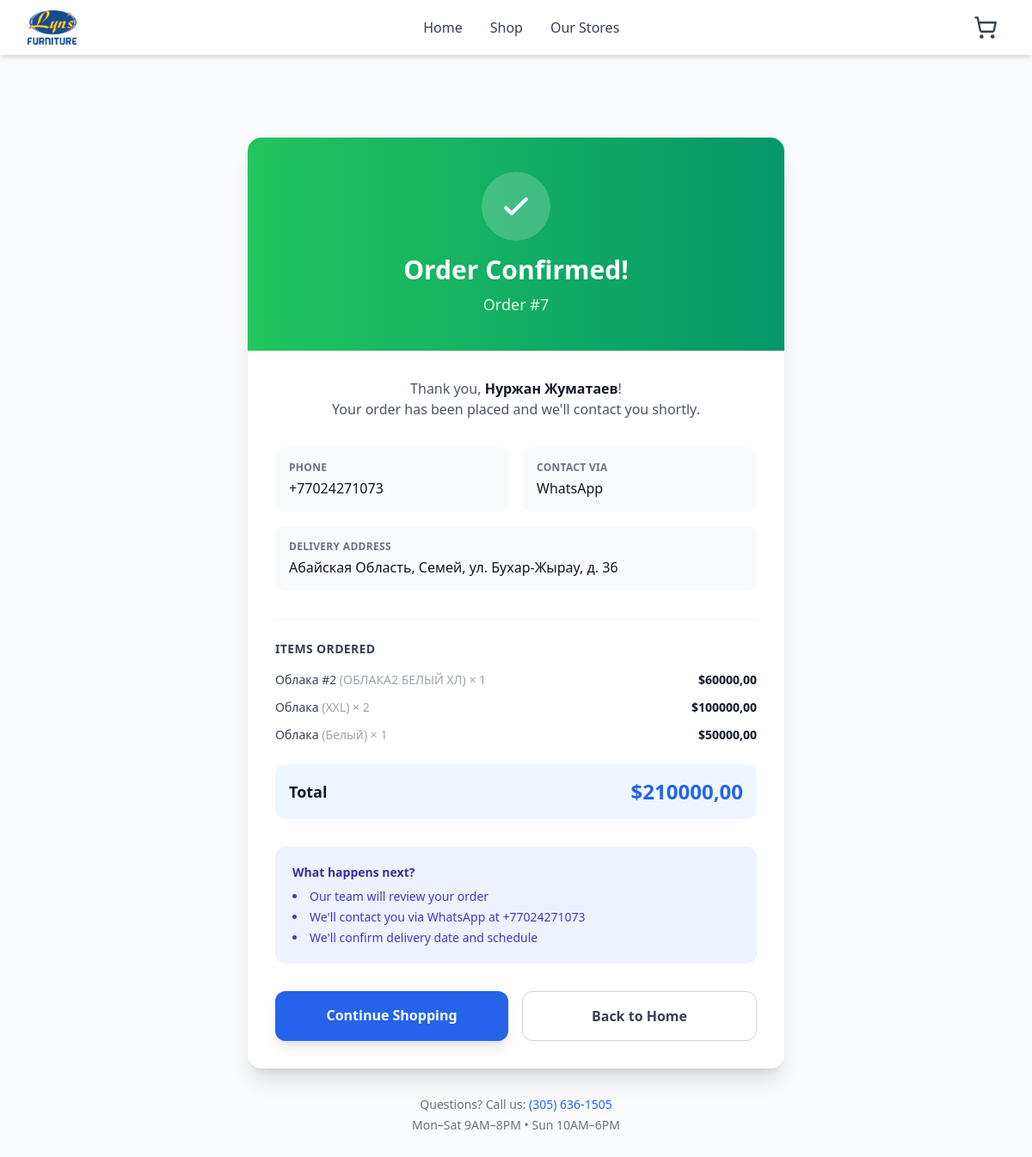
Page /orders/success/7/ on the committed database.
### orders/models.py (models this page shows, shortened)
class Order(models.Model):
    NEW = 'new'
    PROCESSING = 'processing'
    COMPLETED = 'completed'
    STATUS_CHOICES = [
        (NEW, _('Новый')),
        (PROCESSING, _('В обработке')),
        (COMPLETED, _('Завершен')),
    ]
    WHATSAPP = 'whatsapp'
    TELEGRAM = 'telegram'
    EMAIL = 'email'
    CONTACT_METHOD_CHOICES = [
        (WHATSAPP, _('WhatsApp')),
        (TELEGRAM, _('Telegram')),
        (EMAIL, _('Email')),
    ]
    full_name = models.CharField(
        max_length=200,
        verbose_name=_('ФИО')
    )
    email = models.EmailField(
        verbose_name=_('Email')
    )
    phone = models.CharField(
        max_length=20,
        verbose_name=_('Телефон')
    )
    contact_method = models.CharField(
        max_length=20,
        choices=CONTACT_METHOD_CHOICES,
        default=WHATSAPP,
        verbose_name=_('Способ связи')
    )
    region = models.CharField(
        max_length=100,
        verbose_name=_('Область')
    )
    city = models.CharField(
        max_length=100,
        verbose_name=_('Город')
    )
    street = models.CharField(
        max_length=200,
        verbose_name=_('Улица')
    )
    house = models.CharField(
        max_length=20,
        verbose_name=_('Дом')
    )
    building = models.CharField(
        max_length=20,
        blank=True,
        verbose_name=_('Корпус')
    )
    apartment = models.CharField(
        max_length=20,
        blank=True,
        verbose_name=_('Квартира')
    )
    total_price = models.DecimalField(
        max_digits=10,
        decimal_places=2,
        verbose_name=_('Общая сумма (тенге)')
    )
    status = models.CharField(
        max_length=20,
        choices=STATUS_CHOICES,
        default=NEW,
        verbose_name=_('Статус')
    )
    created_at = models.DateTimeField(
        auto_now_add=True,
        verbose_name=_('Дата создания')
    )
    updated_at = models.DateTimeField(
        auto_now=True,
        verbose_name=_('Дата обновления')
    )
    class Meta:
        verbose_name = _('Заказ')
        verbose_name_plural = _('Заказы')
        ordering = ['-created_at']
    def get_full_address(self):
        address_parts = [
            self.region,
            self.city,
            self.street,
            f'д. {self.house}'
        ]
        if self.building:
            address_parts.append(f'корп. {self.building}')
        if self.apartment:
            address_parts.append(f'кв. {self.apartment}')
        return ', '.join(address_parts)

class OrderItem(models.Model):
    order = models.ForeignKey(
        Order,
        on_delete=models.CASCADE,
        related_name='items',
        verbose_name=_('Заказ')
    )
    product = models.ForeignKey(
        Product,
        on_delete=models.PROTECT,
        verbose_name=_('Товар')
    )
    price = models.DecimalField(
        max_digits=10,
        decimal_places=2,
        verbose_name=_('Цена (тенге)')
    )
    quantity = models.PositiveIntegerField(
        default=1,
        verbose_name=_('Количество')
    )
    variant_display_name = models.CharField(
        max_length=200,
        blank=True,
        verbose_name=_('Вариант (Цвет/Размер)')
    )
    class Meta:
        verbose_name = _('Товар в заказе')
        verbose_name_plural = _('Товары в заказе')
    def get_total_price(self):
        return self.price * self.quantity

### catalog/models.py (models this page shows, shortened)
class Product(models.Model):
    IN_STOCK = 'in_stock'
    ON_ORDER = 'on_order'
    BEST_SELLER = 'best_seller'
    NEW_ARRIVAL = 'new_arrival'
    HOT_DEAL = 'hot_deal'
    LIMITED_STOCK = 'limited_stock'
    STATUS_CHOICES = [
        (IN_STOCK, _('In Stock')),
        (ON_ORDER, _('On Order')),
        (BEST_SELLER, _('Best Seller')),
        (NEW_ARRIVAL, _('New Arrival')),
        (HOT_DEAL, _('Hot Deal')),
        (LIMITED_STOCK, _('Limited Stock')),
    ]
    category = models.ForeignKey(
        Category,
        on_delete=models.CASCADE,
        related_name='products',
        verbose_name=_('Категория')
    )
    name = models.CharField(
        max_length=200,
        verbose_name=_('Название')
    )
    slug = models.SlugField(
        max_length=200,
        unique=True,
        verbose_name=_('URL')
    )
    description = models.TextField(
        verbose_name=_('Описание')
    )
    price = models.DecimalField(
        max_digits=10,
        decimal_places=2,
        verbose_name=_('Цена продажи')
    )
    price_before_discount = models.DecimalField(
        max_digits=10,
        decimal_places=2,
        blank=True,
        null=True,
        verbose_name=_('Цена до скидки')
    )
    status = models.CharField(
        max_length=20,
        choices=STATUS_CHOICES,
        default=IN_STOCK,
        verbose_name=_('Статус')
    )
    is_active = models.BooleanField(
        default=True,
        verbose_name=_('Активен')
    )
    is_featured = models.BooleanField(
        default=False,
        verbose_name=_('Рекомендуемый')
    )
    created_at = models.DateTimeField(
        auto_now_add=True,
        verbose_name=_('Дата создания')
    )
    class Meta:
        verbose_name = _('Товар')
        verbose_name_plural = _('Товары')
        ordering = ['-created_at']

### orders/views.py (the view)
# urls.py: path('success/<int:order_id>/', views.order_success, name='order_success'),
def order_success(request, order_id):
    order = get_object_or_404(Order, pk=order_id)
    return render(request, 'orders/order_success.html', {'order': order})

### cart/cart.py (called while the page is built)
    def __len__(self):
        return sum(item['quantity'] for item in self.cart.values())

### cart/context_processors.py (called while the page is built)
def cart(request):
    cart = Cart(request)
    return {'cart_count': len(cart)}

### templates/orders/order_success.html (shortened to what this page needs)
{% extends 'base.html' %}
{% load static %}
{% block content %}
<div class="min-h-screen bg-gray-50 py-16 lg:py-24">
    <div class="max-w-2xl mx-auto px-4 sm:px-6">
        <div class="bg-white rounded-2xl shadow-xl overflow-hidden">
            <div class="bg-gradient-to-r from-green-500 to-emerald-600 px-8 py-10 text-center text-white">
                <div class="w-20 h-20 bg-white/20 rounded-full flex items-center justify-center mx-auto mb-4">
                    <svg class="w-10 h-10 text-white" xmlns="http://www.w3.org/2000/svg" fill="none" viewBox="0 0 24 24" stroke="currentColor" stroke-width="2.5">
                        <path stroke-linecap="round" stroke-linejoin="round" d="M5 13l4 4L19 7"/>
                    </svg>
                </div>
                <h1 class="text-3xl font-bold mb-2">Order Confirmed!</h1>
                <p class="text-green-100 text-lg">Order #{{ order.id }}</p>
            </div>
            <div class="px-8 py-8">
                <p class="text-gray-600 text-center mb-8">
                    Thank you, <span class="font-semibold text-gray-900">{{ order.full_name }}</span>!<br/>
                    Your order has been placed and we'll contact you shortly.
                </p>
                <div class="grid grid-cols-1 sm:grid-cols-2 gap-4 mb-8">
                    <div class="bg-gray-50 rounded-xl p-4">
                        <p class="text-xs text-gray-500 font-semibold uppercase tracking-wide mb-1">Phone</p>
                        <p class="text-gray-900 font-medium">{{ order.phone }}</p>
                    </div>
                    <div class="bg-gray-50 rounded-xl p-4">
                        <p class="text-xs text-gray-500 font-semibold uppercase tracking-wide mb-1">Contact via</p>
                        <p class="text-gray-900 font-medium">{{ order.get_contact_method_display }}</p>
                    </div>
                    <div class="bg-gray-50 rounded-xl p-4 sm:col-span-2">
                        <p class="text-xs text-gray-500 font-semibold uppercase tracking-wide mb-1">Delivery Address</p>
                        <p class="text-gray-900 font-medium">{{ order.get_full_address }}</p>
                    </div>
                </div>
                {% if order.items.all %}
                <div class="border-t border-gray-100 pt-6 mb-6">
                    <h3 class="text-sm font-bold text-gray-700 uppercase tracking-wide mb-4">Items Ordered</h3>
                    <div class="space-y-3">
                        {% for item in order.items.all %}
                        <div class="flex justify-between items-center text-sm">
                            <span class="text-gray-700">
                                {{ item.product.name }}
                                {% if item.variant_display_name %}
                                <span class="text-gray-400">({{ item.variant_display_name }})</span>
                                {% endif %}
                                <span class="text-gray-400">× {{ item.quantity }}</span>
                            </span>
                            <span class="font-semibold text-gray-900">${{ item.get_total_price }}</span>
                        </div>
                        {% endfor %}
                    </div>
                </div>
                {% endif %}
                <div class="bg-blue-50 rounded-xl p-4 flex justify-between items-center mb-8">
                    <span class="text-lg font-bold text-gray-900">Total</span>
                    <span class="text-2xl font-bold text-blue-600">${{ order.total_price }}</span>
                </div>
                <div class="bg-indigo-50 rounded-xl p-5 mb-8 text-sm text-indigo-800">
                    <p class="font-semibold mb-2">What happens next?</p>
                    <ul class="space-y-1 list-disc list-inside text-indigo-700">
                        <li>Our team will review your order</li>
                        <li>We'll contact you via {{ order.get_contact_method_display }} at {{ order.phone }}</li>
                        <li>We'll confirm delivery date and schedule</li>
                    </ul>
                </div>
                <div class="flex flex-col sm:flex-row gap-4">
                    <a href="{% url 'catalog:category_list' %}" class="flex-1 bg-blue-600 hover:bg-blue-700 text-white py-4 rounded-xl font-semibold text-center transition-all shadow-lg hover:shadow-xl">
                        Continue Shopping
                    </a>
                    <a href="{% url 'catalog:home' %}" class="flex-1 bg-white hover:bg-gray-50 text-gray-700 py-4 rounded-xl font-semibold text-center transition-all border border-gray-300">
                        Back to Home
                    </a>
                </div>
            </div>
        </div>
        <div class="mt-8 text-center text-gray-500 text-sm">
            <p>Questions? Call us: <a href="tel:3056361505" class="text-blue-600 hover:text-blue-700 font-medium">(305) 636-1505</a></p>
            <p class="mt-1">Mon–Sat 9AM–8PM &bull; Sun 10AM–6PM</p>
        </div>
    </div>
</div>
{% endblock %}

### templates/base.html (style rules this page uses)
:root { --font-size: 16px; --background: #ffffff; --foreground: oklch(0.145 0 0); --card: #ffffff; --card-foreground: oklch(0.145 0 0); --popover: oklch(1 0 0); --popover-foreground: oklch(0.145 0 0); --primary: #030213; --primary-foreground: oklch(1 0 0); --secondary: oklch(0.95 0.0058 264.53); --secondary-foreground: #030213; --muted: #ececf0; --muted-foreground: #717182; --accent: #e9ebef; --accent-foreground: #030213; --destructive: #d4183d; --destructive-foreground: #ffffff; --border: rgba(0, 0, 0, 0.1); --input: transparent; --input-background: #f3f3f5; --switch-background: #cbced4; --font-weight-medium: 500; --font-weight-normal: 400; --ring: oklch(0.708 0 0); --chart-1: oklch(0.646 0.222 41.116); --chart-2: oklch(0.6 0.118 184.704); --chart-3: oklch(0.398 0.07 227.392); --chart-4: oklch(0.828 0.189 84.429); --chart-5: oklch(0.769 0.188 70.08); --radius: 0.625rem; --sidebar: oklch(0.985 0 0); --sidebar-foreground: oklch(0.145 0 0); --sidebar-primary: #030213; --sidebar-primary-foreground: oklch(0.985 0 0); --sidebar-accent: oklch(0.97 0 0); --sidebar-accent-foreground: oklch(0.205 0 0); --sidebar-border: oklch(0.922 0 0); --sidebar-ring: oklch(0.708 0 0); }
* { border-color: var(--border); }
html { font-size: var(--font-size); }
body { background-color: var(--background); color: var(--foreground); }
h1 { font-weight: var(--font-weight-medium); }
h3 { font-weight: var(--font-weight-medium); }

### rows in the picture
Order: id "7", full_name "Нуржан Жуматаев", phone "+77024271073", contact_method "WhatsApp", get_full_address "Абайская Область, Семей, ул. Бухар-Жырау, д. 36", total_price "210000,00"
OrderItem: product.name "Облака #2", variant_display_name "ОБЛАКА2 БЕЛЫЙ ХЛ", quantity "1", get_total_price "60000,00"
OrderItem: product.name "Облака", variant_display_name "XXL", quantity "2", get_total_price "100000,00"
OrderItem: product.name "Облака", variant_display_name "Белый", quantity "1", get_total_price "50000,00"
